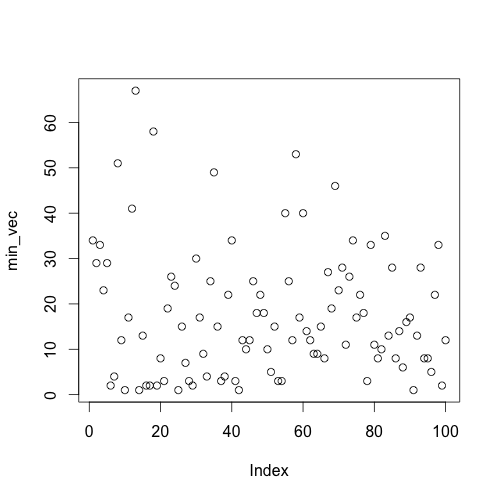

Recreate this plot in R.
#===============Problem 6(b)=====================================
simulation_size <- 100
iteration <- 0
min_vec <- c()
while (iteration < simulation_size){
  drawn_chip <- sample(1:100, 5, replace=T)
  min_vec <- c(min_vec, min(drawn_chip))
  iteration <- iteration + 1
}
mean(min_vec)
var(min_vec)
plot(min_vec)
